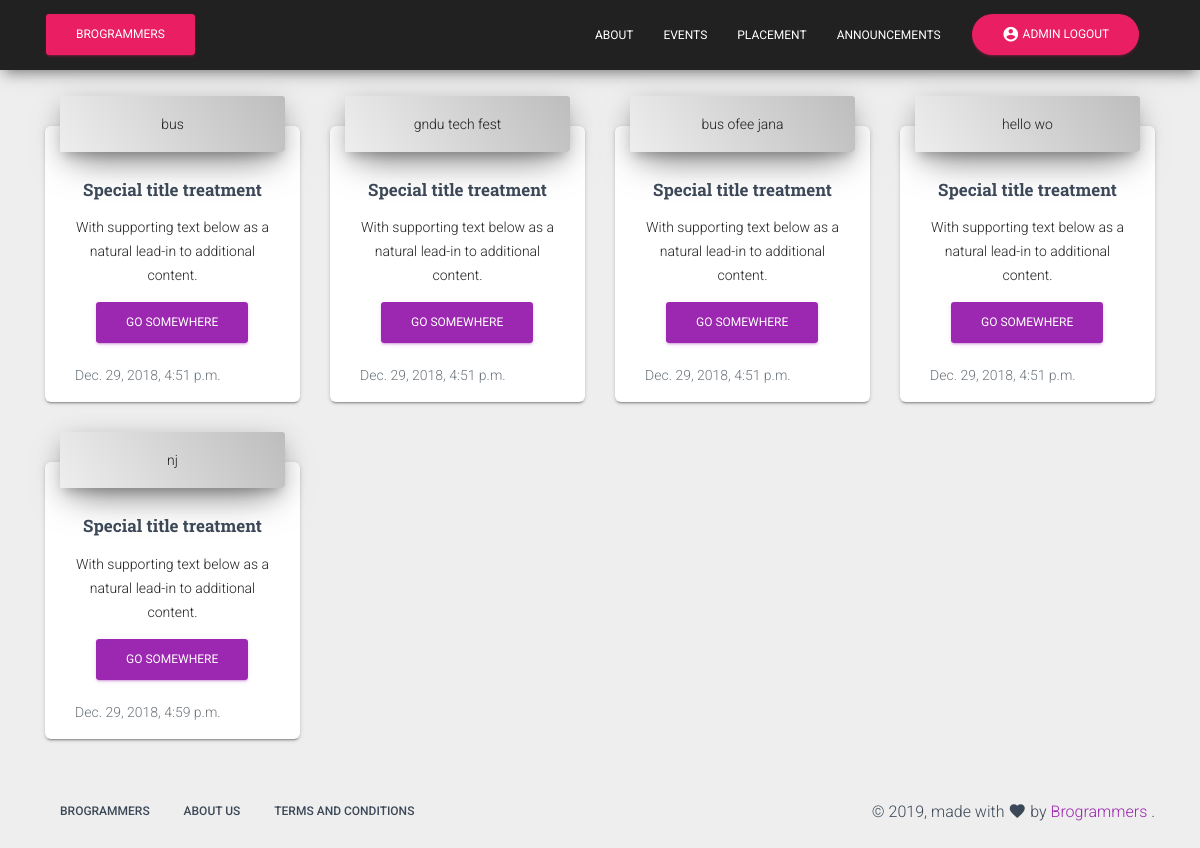
Screenshot of /announcement (signed in) with the database file from the repository.
### events/models.py (models this page shows, shortened)
class announcements(models.Model):
    I = 'I'
    II='II'
    III='III'
    IV = 'IV'
    V =  'V'
    VI = 'VI'
    VII = 'VII'
    VIII = 'VIII'
    To_all = 'I-VIII'
    Dept_1='BTECH-CSE'
    Dept_2='BTECH-CIVIL'
    Dept_3='BTECH-MECHANICAL'
    sem = ((I, 'I'),
        (II, 'II'),
        (III, 'III'),
        (IV, 'IV'),
        (V, 'V'),
        (VI, 'VI'),
        (VII, 'VII'),
        (VIII, 'VIII'),
        (To_all,'I-VIII'),
           )
    dept_name = ((Dept_1,'BTECH-CSE'),
                 (Dept_2,'BTECH-CIVIL'),
                 (Dept_3,'BTECH-MECHANICAL'),)
    name =  models.CharField(max_length=100)
    detail=models.TextField()
    image=models.FileField(null=True,blank=True,upload_to="static/events/images")
    image_link = models.CharField(max_length=300, null=True, blank=True)
    department_name = models.CharField(max_length=70, choices=dept_name,
        default=Dept_1)
    semester = models.CharField(max_length=10,
        choices=sem,
        default=I,)
    name_of_announcer = models.CharField(max_length=50,)
    date_of_announcement = models.DateTimeField(auto_now = False)

### techfest/views.py (the view)
# urls.py: path("announcement", views.announcement, name="announcement"),
@login_required(redirect_field_name='')
def announcement(request):
    announce = announcements.objects.all()
    return render(request,"announcement.html",{"announce":announce})

### templates/announcement.html (shortened to what this page needs)
  {% extends "comman.html" %}
{% block content %}
<br/><br/><br/><br/>
<div class="container">
  <div class="row">
       {% for announcement in announce %}
    <div class="col-sm-3">
      <div class="card text-center">
  <div class="card-header">
    {{ announcement.name }}
  </div>
  <div class="card-body">
    <h5 class="card-title">Special title treatment</h5>
    <p class="card-text">With supporting text below as a natural lead-in to additional content.</p>
    <a href= "{% url 'announcement2' announcement.id %}" class="btn btn-primary">Go somewhere</a>
  </div>
  <div class="card-footer text-muted">
    {{ announcement.date_of_announcement }}
  </div>
</div>
    </div>
{% endfor %}
  </div>
</div>
{% endblock %}

### templates/comman.html (shortened to what this page needs)
{% load static %}
<!DOCTYPE html>
<html lang="en">
<head>
  <link rel="stylesheet" href="https://maxcdn.bootstrapcdn.com/font-awesome/latest/css/font-awesome.min.css">
  <link href="{% static 'css/material-kit.css' %}" rel="stylesheet" />
</head>
<body>
<nav class="navbar bg-dark fixed-top navbar-expand-lg " color-on-scroll="100" id="sectionsNav" role="navigation-demo">
            <div class="container">
              <div class="navbar-translate">
                <a class="btn btn-rose btn btn-primary" <a href="{% url "home"  %}">Brogrammers</a>
              </div>
              <div class="collapse navbar-collapse">
                <ul class="navbar-nav ml-auto">
                  <li class="nav-item">
                    <a href="{% url "about" %}" class="nav-link">
                      about
                    </a>
                  </li>
                  <li class="dropdown nav-item">
                    <a href="{% url "events:event" %}" class="nav-link">
                      events
                    </a>
                  </li>
                     <li class="dropdown nav-item">
                    <a href="{% url "placement" %}" class="nav-link">
                      Placement
                    </a>
                  </li>
                    <li class="dropdown nav-item">
                    <a href="{% url "announcement" %}" class="nav-link">
                        Announcements
                    </a>
                  </li>
{% if request.user.is_authenticated %}
                      <li class="nav-item">
                        <div class="col-lg-6 col-md-6">
                            <a href="{% url "logout" %}" class="btn btn-rose btn-round">
                                    <i class="material-icons">account_circle</i>
                                   {{request.user}} Logout
                              </a>
                            </div>
                            </li>
{% endif %}
                </ul>
              </div>
            </div>
          </nav>
{% block content %}
{% endblock %}
 <footer class="footer footer-default">
    <div class="container">
      <nav class="float-left">
        <ul>
          <li>
            <a href="{% url "home" %}">
              Brogrammers
            </a>
          </li>
          <li>
            <a href="{% url "about" %}">
              About Us
            </a>
          </li>
          <li>
            <a href="{% url "privacy" %}">
              terms and conditions
            </a>
          </li>
        </ul>
      </nav>
      <div class="copyright float-right">
        &copy;
        , made with <i class="material-icons">favorite</i> by
        <a href="{% url "home" %}" target="_blank">Brogrammers</a> .
      </div>
    </div>
  </footer>
</body>
</html>

### rows the page displays
announcements: name "bus", date_of_announcement "Dec. 29, 2018, 4:51 p.m."
announcements: name "gndu tech fest", date_of_announcement "Dec. 29, 2018, 4:51 p.m."
announcements: name "bus ofee jana", date_of_announcement "Dec. 29, 2018, 4:51 p.m."
announcements: name "hello wo", date_of_announcement "Dec. 29, 2018, 4:51 p.m."
announcements: name "nj", date_of_announcement "Dec. 29, 2018, 4:59 p.m."

### other values shown
{{ request.user }} "ADMIN"
